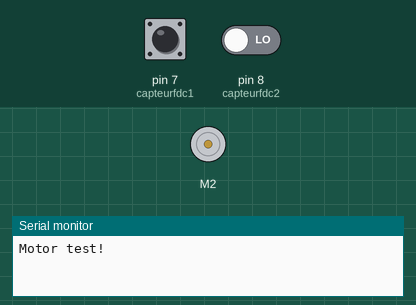
This sketch was run on a simulated Arduino Uno, built with avr-gcc and run on an emulated ATmega328P. On the bench: DC motor (green arrow = forward, orange = backward, longer = faster), the last lines printed to the serial monitor. Inputs (shaded band) come from the test bench; at power-on: pin 7 (capteurfdc1) LOW, pin 8 (capteurfdc2) LOW.

Above: at 1.2 s.
1.3 s: pin 7 (capteurfdc1) driven HIGH
At 2.1 s:
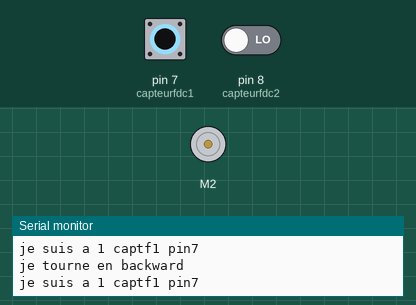
4.3 s: pin 8 (capteurfdc2) driven HIGH
At 5.4 s:
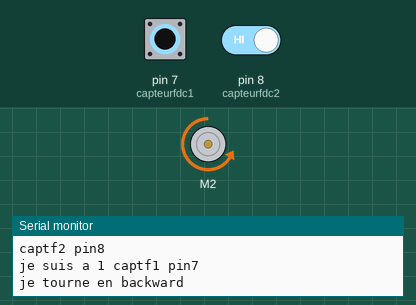
5.9 s: pin 7 (capteurfdc1) driven LOW
7.4 s: pin 7 (capteurfdc1) driven HIGH
At 7.9 s:
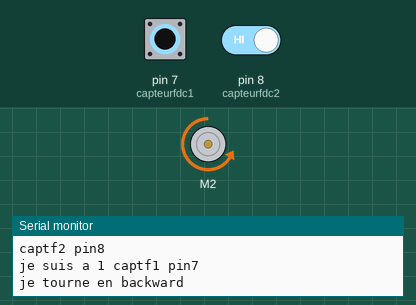
10.4 s: pin 8 (capteurfdc2) driven LOW
13.4 s: pin 7 (capteurfdc1) pulsed LOW 5 times (0.12 s each, 0.3 s apart)
Timing chart, 0 to 18.9 s (numbered marks = the images above; inputs shaded):
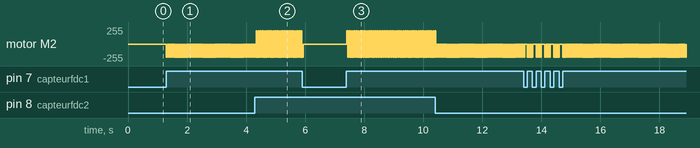

Measured:
- after the input at 1.3 s, motor M2: alternates backward 200/255 for 0.02 s and stopped for 0.03 s, starting at once
- after the input at 4.3 s, motor M2: alternates forward 200/255 for 0.03 s and backward 200/255 for 0.04 s, starting at once
- after the input at 7.4 s, motor M2: alternates forward 200/255 for 0.03 s and backward 200/255 for 0.04 s, starting at once

The sketch:

sketch_may31a.ino
```cpp
#include <AFMotor.h>

AF_DCMotor motor(2, MOTOR12_64KHZ); // Création du moteur n ° 2 , 64KHz pwm

int captfdc1 = 0; //declaration de la variable 0 ou 1 soit ouvert ou fermée
int captfdc2 = 0; //declaration de la variable 0 ou 1 soit ouvert ou fermée

//const int moteur = 3;
int capteurfdc1 = 7; // capteur fin de course haut
int capteurfdc2 = 8; // capteur fin de course bas

void setup() {
  // put your setup code here, to run once:
  Serial.begin(9600);
  Serial.println("Motor test!");
  motor.setSpeed(200);

 // pinMode(12,OUTPUT);
//direction
 // pinMode(moteur,OUTPUT);
//setup capteurs

  pinMode(capteurfdc1,INPUT);
  pinMode(capteurfdc2,INPUT);
}

void loop() {


  // put your main code here, to run repeatedly:
  captfdc1 = digitalRead(capteurfdc1);
  captfdc2 = digitalRead(capteurfdc2);

  if(captfdc2 ==1){
    Serial.print("captf2 pin8 \n");
    //motor.setSpeed(255);
    motor.run(FORWARD);
  }
  //captfdc1 = digitalRead(capteurfdc1);
  //captfdc2 = digitalRead(capteurfdc2);

  if(captfdc2 ==0){
    motor.run(RELEASE);
  }
  //captfdc1 = digitalRead(capteurfdc1);
  //captfdc2 = digitalRead(capteurfdc2);

  if(captfdc1 ==1){
    Serial.print("je suis a 1 ");
    Serial.print("captf1 pin7 \n");
    motor.run(BACKWARD);
    Serial.print("je tourne en backward \n");
  }
  //captfdc1 = digitalRead(capteurfdc1);
  //captfdc2 = digitalRead(capteurfdc2);

  if(captfdc1 ==0){
    motor.run(RELEASE);


  }
/*
Serial.print("tick");
motor.run(FORWARD);
delay(1000);
Serial.print("tack");
motor.run(RELEASE);
delay(1000);
Serial.print("tock");
motor.run(BACKWARD);
delay(1000);
*/

}
```
